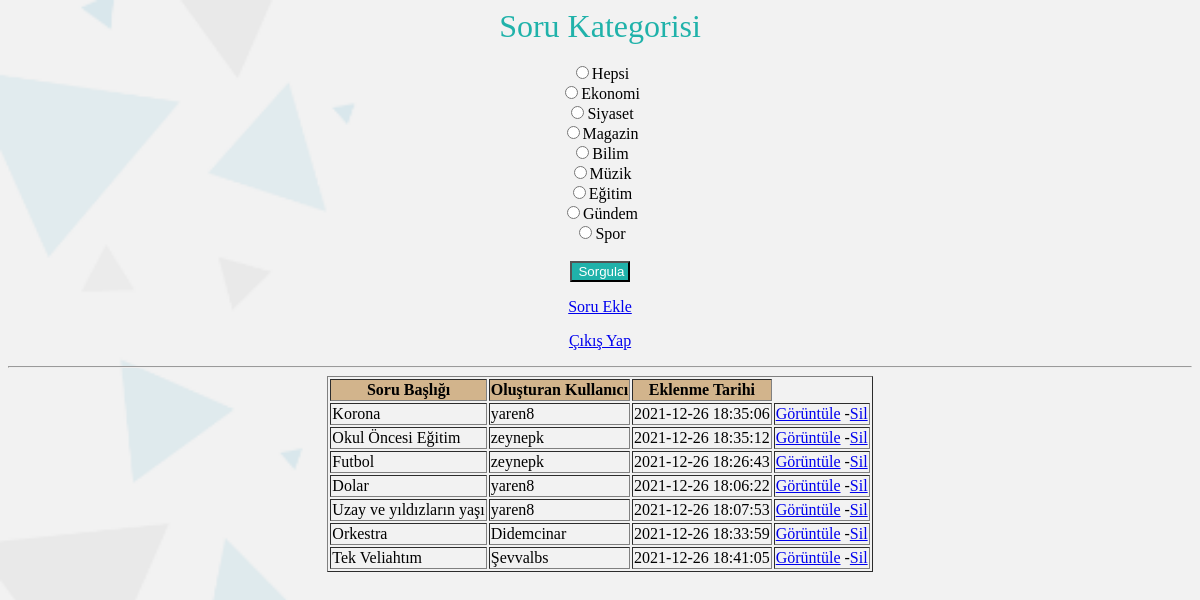
The page /soru_cevap_kod/sorular.php?kategori=Hepsi (signed in) on the database its author committed.
### tables this page shows
CREATE TABLE `soru_bilgisi` (
  `id` int(11) NOT NULL,
  `soru_basligi` text NOT NULL,
  `soru_kategori` enum('Ekonomi','Siyaset','Magazin','Bilim','Müzik','Eğitim','Gündem','Spor') NOT NULL,
  `soru_metni` text NOT NULL,
  `olusturan_kullanici` varchar(100) NOT NULL,
  `eklenme_tarihi` timestamp NOT NULL DEFAULT current_timestamp() ON UPDATE current_timestamp(),
  `begenilme_sayisi` int(100) NOT NULL,
  `begenilmeme_sayisi` int(100) NOT NULL,
  `cevap_metni` text NOT NULL
);

### soru_cevap_kod/sorular.php (the view, shortened to what this page needs)
<!DOCTYPE html>
<html lang="en">
<head>
<div align="center">
</head>
<body>
<form action="sorular_kategori_sql.php"  method="post">
        <table>
            <tr>
            <font face="tahoma" size="6" color="#20B2AA">Soru Kategorisi</font><br><br>
                <input type="radio" id="Hepsi" name="kategori_sor" value="Hepsi">
                <label for="Hepsi">Hepsi</label><br>
                <input type="radio" id="Ekonomi" name="kategori_sor" value="Ekonomi">
                <label for="Ekonomi">Ekonomi</label><br>
                <input type="radio" id="Siyaset" name="kategori_sor" value="Siyaset">
                <label for="Siyaset">Siyaset</label><br>
                <input type="radio" id="Magazin" name="kategori_sor" value="Magazin">
                <label for="Magazin">Magazin</label><br>
                <input type="radio" id="Bilim" name="kategori_sor" value="Bilim">
                <label for="Bilim">Bilim</label><br>
                <input type="radio" id="Müzik" name="kategori_sor" value="Müzik">
                <label for="Müzik">Müzik</label><br>
                <input type="radio" id="Eğitim" name="kategori_sor" value="Eğitim">
                <label for="Eğitim">Eğitim</label><br>
                <input type="radio" id="Gündem" name="kategori_sor" value="Gündem">
                <label for="Gündem">Gündem</label><br>
                <input type="radio" id="Spor" name="kategori_sor" value="Spor">
                <label for="Spor">Spor</label><br><br>
                <button style="background-color:#20B2AA;color:white;width:5%;">Sorgula</button>
    </form>
<?php
include( 'baglanti.php');
$kategori=$_GET['kategori'];
if(isset($kategori)){
  if($kategori=='Hepsi'){
    $sql = "SELECT * FROM soru_bilgisi ORDER BY begenilme_sayisi DESC";
    $result = mysqli_query($baglan,$sql);
    $num_rows = mysqli_num_rows($result);
  }else{
    $sql = "SELECT * FROM soru_bilgisi WHERE soru_kategori= '$kategori'  ORDER BY begenilme_sayisi DESC";
    $result = mysqli_query($baglan,$sql);
    $num_rows = mysqli_num_rows($result);
  }
}
?>
    <p>
        <a href="q-insert-form.php">Soru Ekle</a>
    </p>
    <p> <a href="logout.php">Çıkış Yap</a></p>
    <hr>
    <table bgcolor="#66CCCC">
    <table border="1">
        <tr>
            <th>Soru Başlığı</th>
            <th>Oluşturan Kullanıcı</th>
            <th>Eklenme Tarihi</th>
        </tr>
        <?php
            if($num_rows > 0){
                while($row = mysqli_fetch_assoc($result)){
                    echo '<tr>';
                        echo "<td>".$row['soru_basligi']."</td>";
                        echo "<td>".$row['olusturan_kullanici']."</td>";
                        echo "<td>".$row['eklenme_tarihi']."</td>";
                        echo '<td>';
                            echo '<a href="q-goruntule-form.php?id=' . $row['id'] . '">Görüntüle</a> -';
                            echo '<a href="q-delete-form.php?id=' . $row['id'] . '">Sil</a>';
                        echo '</td>';
                    echo '</tr>';
                }
            }
            ?>
    </table>
</body>
</html>

### soru_cevap_kod/sorular.php (style rules this page uses)
body { background-image: url('arkaplan.png'); background-repeat: no-repeat; background-attachment: fixed; background-size: cover; }
table, td, th { border-color: 2px black; }
th { background-color:#D2B48C; color: black; }

### rows shown on the page
soru_bilgisi: soru_basligi "Korona", olusturan_kullanici "yaren8", eklenme_tarihi "2021-12-26 18:35:06"
soru_bilgisi: soru_basligi "Okul Öncesi Eğitim", olusturan_kullanici "zeynepk", eklenme_tarihi "2021-12-26 18:35:12"
soru_bilgisi: soru_basligi "Futbol", olusturan_kullanici "zeynepk", eklenme_tarihi "2021-12-26 18:26:43"
soru_bilgisi: soru_basligi "Dolar", olusturan_kullanici "yaren8", eklenme_tarihi "2021-12-26 18:06:22"
soru_bilgisi: soru_basligi "Uzay ve yıldızların yaşı", olusturan_kullanici "yaren8", eklenme_tarihi "2021-12-26 18:07:53"
soru_bilgisi: soru_basligi "Orkestra", olusturan_kullanici "Didemcinar", eklenme_tarihi "2021-12-26 18:33:59"
soru_bilgisi: soru_basligi "Tek Veliahtım", olusturan_kullanici "Şevvalbs", eklenme_tarihi "2021-12-26 18:41:05"
